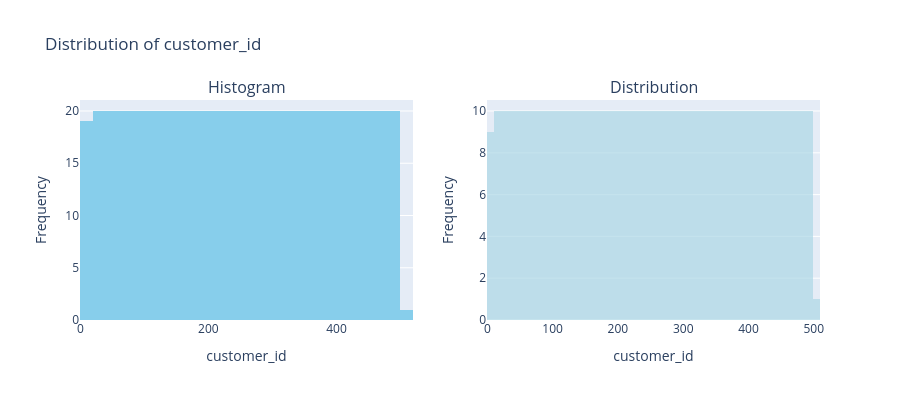
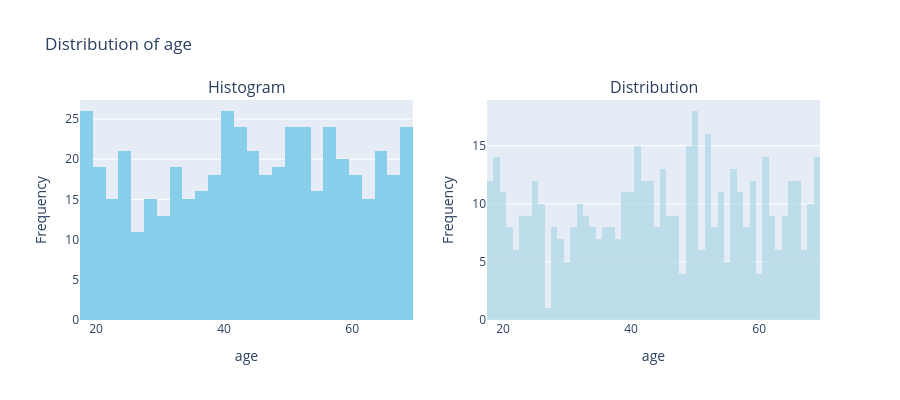
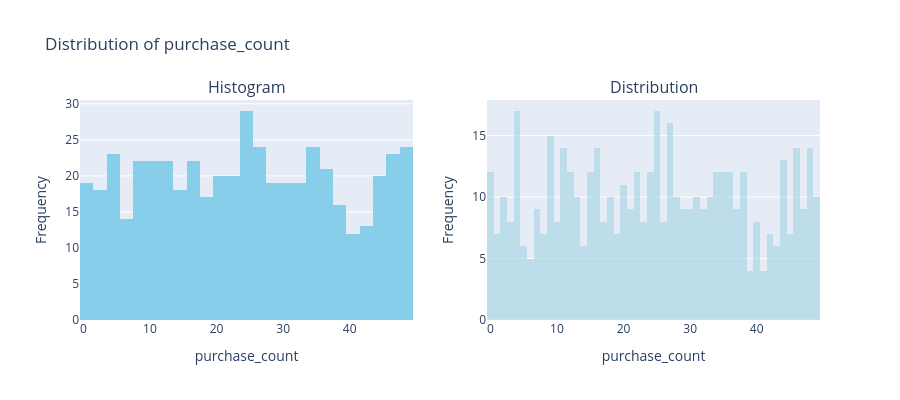

The notebook cell these images were saved under, in order:
### Markdown cell above
## Example 2: Feature Engineering - Automatic Feature Creation

Enable automatic feature engineering to create polynomial, interaction, and ratio features.

### Code cell
# Example: Full analysis WITH feature engineering
print("\n=== Example 2: Feature Engineering ===")
print("Creating polynomial, interaction, and ratio features automatically...\n")

autolyse_with_features = Autolyse(
    html=False,
    api_key=GEMINI_KEY,
    enable_feature_engineering=True,  # ✓ Enable automatic feature creation
    enable_statistics=True,
    enable_correlations=True,
    enable_visualizations=True
)

results_with_features = autolyse_with_features.analyse(ecommerce_df, show_progress=True)

### Figure 1 — Plotly figure (JSON) as saved in the notebook; plotly's stock layout.template omitted (floating-point values rounded to 4 significant figures; data arrays with more than 128 entries replaced by an {"elided": "..."} marker saying what was removed)
{"data": [{"marker": {"color": "skyblue"}, "name": "Histogram", "nbinsx": 30, "showlegend": false, "type": "histogram", "x": {"elided": "500 int values"}, "xaxis": "x", "yaxis": "y"}, {"cumulative": {"enabled": false}, "marker": {"color": "lightblue"}, "name": "Distribution", "nbinsx": 60, "opacity": 0.7, "showlegend": false, "type": "histogram", "x": {"elided": "500 int values"}, "xaxis": "x2", "yaxis": "y2"}], "layout": {"annotations": [{"font": {"size": 16}, "showarrow": false, "text": "Histogram", "x": 0.225, "xanchor": "center", "xref": "paper", "y": 1, "yanchor": "bottom", "yref": "paper"}, {"font": {"size": 16}, "showarrow": false, "text": "Distribution", "x": 0.775, "xanchor": "center", "xref": "paper", "y": 1, "yanchor": "bottom", "yref": "paper"}], "height": 400, "hovermode": "x unified", "showlegend": false, "title": {"text": "Distribution of customer_id"}, "xaxis": {"anchor": "y", "domain": [0, 0.45], "title": {"text": "customer_id"}}, "xaxis2": {"anchor": "y2", "domain": [0.55, 1], "title": {"text": "customer_id"}}, "yaxis": {"anchor": "x", "domain": [0, 1], "title": {"text": "Frequency"}}, "yaxis2": {"anchor": "x2", "domain": [0, 1], "title": {"text": "Frequency"}}}}

### Figure 2 — Plotly figure (JSON) as saved in the notebook; plotly's stock layout.template omitted (floating-point values rounded to 4 significant figures; data arrays with more than 128 entries replaced by an {"elided": "..."} marker saying what was removed)
{"data": [{"marker": {"color": "skyblue"}, "name": "Histogram", "nbinsx": 30, "showlegend": false, "type": "histogram", "x": {"elided": "500 int values"}, "xaxis": "x", "yaxis": "y"}, {"cumulative": {"enabled": false}, "marker": {"color": "lightblue"}, "name": "Distribution", "nbinsx": 60, "opacity": 0.7, "showlegend": false, "type": "histogram", "x": {"elided": "500 int values"}, "xaxis": "x2", "yaxis": "y2"}], "layout": {"annotations": [{"font": {"size": 16}, "showarrow": false, "text": "Histogram", "x": 0.225, "xanchor": "center", "xref": "paper", "y": 1, "yanchor": "bottom", "yref": "paper"}, {"font": {"size": 16}, "showarrow": false, "text": "Distribution", "x": 0.775, "xanchor": "center", "xref": "paper", "y": 1, "yanchor": "bottom", "yref": "paper"}], "height": 400, "hovermode": "x unified", "showlegend": false, "title": {"text": "Distribution of age"}, "xaxis": {"anchor": "y", "domain": [0, 0.45], "title": {"text": "age"}}, "xaxis2": {"anchor": "y2", "domain": [0.55, 1], "title": {"text": "age"}}, "yaxis": {"anchor": "x", "domain": [0, 1], "title": {"text": "Frequency"}}, "yaxis2": {"anchor": "x2", "domain": [0, 1], "title": {"text": "Frequency"}}}}

### Figure 3 — Plotly figure (JSON) as saved in the notebook; plotly's stock layout.template omitted (floating-point values rounded to 4 significant figures; data arrays with more than 128 entries replaced by an {"elided": "..."} marker saying what was removed)
{"data": [{"marker": {"color": "skyblue"}, "name": "Histogram", "nbinsx": 30, "showlegend": false, "type": "histogram", "x": {"elided": "500 int values"}, "xaxis": "x", "yaxis": "y"}, {"cumulative": {"enabled": false}, "marker": {"color": "lightblue"}, "name": "Distribution", "nbinsx": 60, "opacity": 0.7, "showlegend": false, "type": "histogram", "x": {"elided": "500 int values"}, "xaxis": "x2", "yaxis": "y2"}], "layout": {"annotations": [{"font": {"size": 16}, "showarrow": false, "text": "Histogram", "x": 0.225, "xanchor": "center", "xref": "paper", "y": 1, "yanchor": "bottom", "yref": "paper"}, {"font": {"size": 16}, "showarrow": false, "text": "Distribution", "x": 0.775, "xanchor": "center", "xref": "paper", "y": 1, "yanchor": "bottom", "yref": "paper"}], "height": 400, "hovermode": "x unified", "showlegend": false, "title": {"text": "Distribution of purchase_count"}, "xaxis": {"anchor": "y", "domain": [0, 0.45], "title": {"text": "purchase_count"}}, "xaxis2": {"anchor": "y2", "domain": [0.55, 1], "title": {"text": "purchase_count"}}, "yaxis": {"anchor": "x", "domain": [0, 1], "title": {"text": "Frequency"}}, "yaxis2": {"anchor": "x2", "domain": [0, 1], "title": {"text": "Frequency"}}}}
